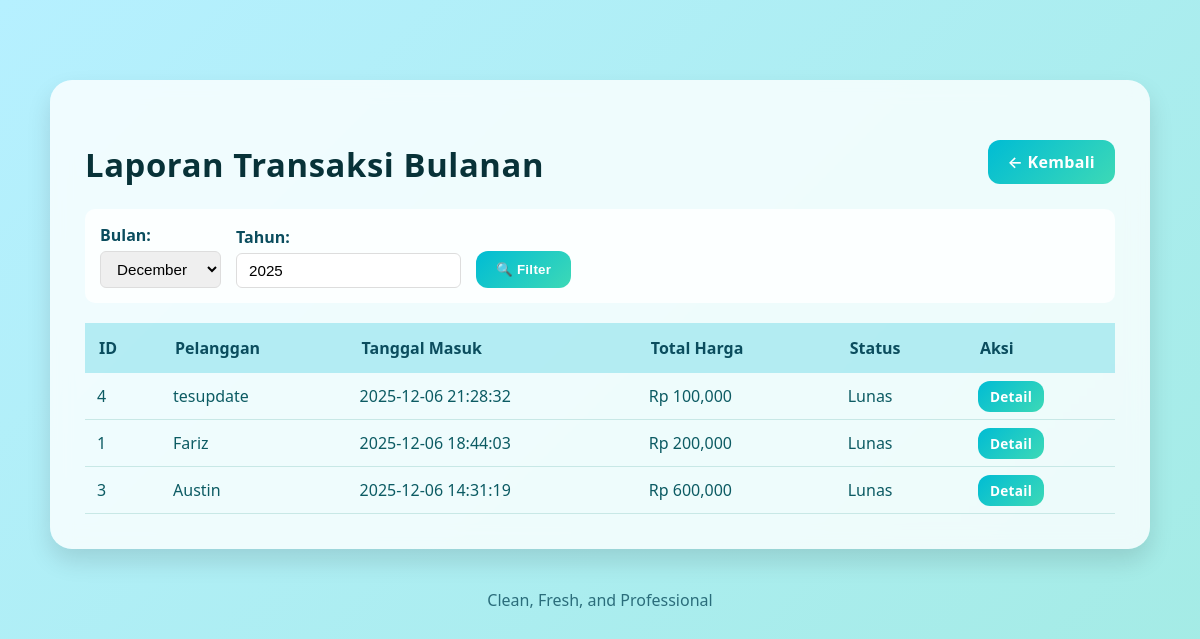
The page /app/Controllers/LaporanController.php?aksi=bulanan on the database as committed earlier.
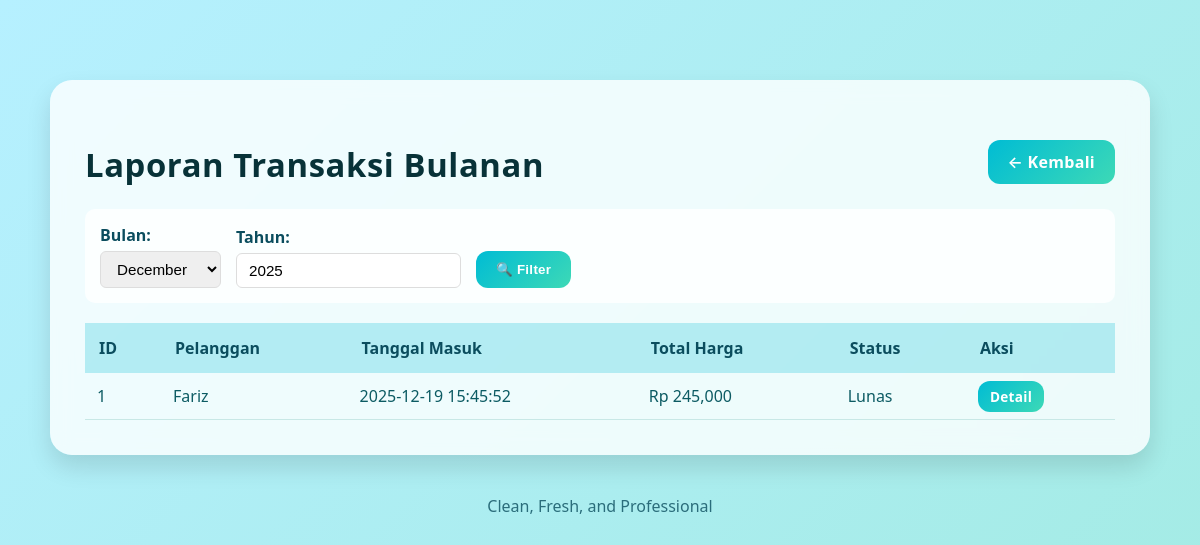
The same page on the database as committed later.
### tables this page shows
CREATE TABLE `pelanggan` (
  `id_pelanggan` int(11) NOT NULL,
  `nama` varchar(100) NOT NULL,
  `no_hp` varchar(20) DEFAULT NULL,
  `alamat` text DEFAULT NULL,
  `deleted_at` datetime DEFAULT NULL
);

### core/Controller.php (called while the page is built, shortened)
<?php
class Controller {
    public function model($model) {
        return new $model;
    }
    public function view($path, $data = []) {
        extract($data);
        $viewFile = __DIR__ . "/../app/Views/$path.php";
        require_once $viewFile;
    }
}

### config/koneksi.php (called while the page is built, shortened)
<?php
class Database {
    private static $instance = null;
    public static function connect() {
        if (self::$instance === null) {
            try {
                self::$instance = new PDO(
                    "mysql:host=" . DB_HOST . ";dbname=" . DB_NAME . ";charset=utf8mb4",
                    DB_USER,
                    DB_PASS,
                    [
                        PDO::ATTR_ERRMODE => PDO::ERRMODE_EXCEPTION,
                        PDO::ATTR_DEFAULT_FETCH_MODE => PDO::FETCH_ASSOC,
                        PDO::ATTR_EMULATE_PREPARES => false
                    ]
                );
            } catch (PDOException $e) {
                die("Database Connection Error: " . $e->getMessage());
            }
        }
        return self::$instance;
    }
}

### core/Model.php (called while the page is built, shortened)
<?php
require_once __DIR__ . '/../config/koneksi.php';
require_once __DIR__ . '/QueryBuilder.php';
class Model {
    protected $db;
    protected $table;
    public function __construct() {
        $this->db = Database::connect();
    }
    protected function getQueryBuilder($table = null, $pk = 'id') {
        return new QueryBuilder($this->db, $table ?? $this->table, $pk);
    }
}

### core/QueryBuilder.php (called while the page is built, shortened)
<?php
class QueryBuilder {
    protected $pdo;
    public function __construct($pdo = null, $table = null, $pk = 'id') {
        $this->pdo = $pdo ?? $GLOBALS['db'] ?? null;
    }
    public function raw($sql, $params = []) {
        $stmt = $this->pdo->prepare($sql);
        $stmt->execute($params);
        return $stmt->fetchAll();
    }
}
?>

### app/Models/Transaksi.php (called while the page is built, shortened)
<?php
require_once __DIR__ . '/../../core/Model.php';
class Transaksi extends Model {
    protected $table = 'transaksi';
    protected $primaryKey = 'id_transaksi';
    public function getTransaksiBulanan($bulan, $tahun) {
        $qb = $this->getQueryBuilder($this->table, $this->primaryKey);
        return $qb->raw(
            "SELECT
                p.id_pelanggan as id_transaksi,
                p.id_pelanggan,
                p.nama as nama_pelanggan,
                MAX(t.tanggal_masuk) as tanggal_masuk,
                SUM(
                    CASE
                        WHEN l.nama_layanan = 'Cuci Setrika Reguler' THEN l.berat * 10000
                        WHEN l.nama_layanan = 'Cuci Setrika Express' THEN l.berat * 15000
                        WHEN l.nama_layanan = 'Cuci Lipat Reguler' THEN l.berat * 8000
                        WHEN l.nama_layanan = 'Cuci Lipat Express' THEN l.berat * 12000
                        WHEN l.nama_layanan = 'Cuci Saja Reguler' THEN l.berat * 6000
                        WHEN l.nama_layanan = 'Cuci Saja Express' THEN l.berat * 10000
                        ELSE 0
                    END
                ) as total_harga,
                CASE
                    WHEN MIN(CASE WHEN LOWER(l.status) LIKE '%lunas%' THEN 1 ELSE 0 END) = 1 THEN 'Lunas'
                    ELSE 'Belum Lunas'
                END as status
            FROM layanan l
            JOIN detail_transaksi dt ON l.id_layanan = dt.id_layanan
            JOIN transaksi t ON dt.id_transaksi = t.id_transaksi
            JOIN pelanggan p ON l.id_pelanggan = p.id_pelanggan
            WHERE MONTH(t.tanggal_masuk) = ? AND YEAR(t.tanggal_masuk) = ? AND t.deleted_at IS NULL
            GROUP BY p.id_pelanggan, p.nama
            ORDER BY MAX(l.id_layanan) DESC",
            [$bulan, $tahun]
        );
    }
}

### app/Views/laporan/transaksi_bulanan.php (the view, shortened to what the changed rows need)
<!DOCTYPE html>
<html lang="id">
<head>
<!DOCTYPE html>
<html lang="id">
<head>
    <link rel="stylesheet" href="/bellaundry/public/assets/css/style.css">
</head>
<body>
<div class="container-crud">
    <div class="card-crud">
        <div style="display:flex; justify-content:space-between; align-items:center;">
            <h2 class="card-title">Laporan Transaksi Bulanan</h2>
        </div>
        <table class="table-crud">
            <tr>
                <th>ID</th>
                <th>Pelanggan</th>
                <th>Tanggal Masuk</th>
                <th>Total Harga</th>
                <th>Status</th>
                <th>Aksi</th>
            </tr>
            <?php if (!empty($transaksi)):
                foreach ($transaksi as $row): ?>
                <tr>
                    <td><?= htmlspecialchars($row['id_transaksi']) ?></td>
                    <td><?= htmlspecialchars($row['nama_pelanggan'] ?? '-') ?></td>
                    <td><?= htmlspecialchars($row['tanggal_masuk']) ?></td>
                    <td>Rp <?= number_format($row['total_harga'], 0) ?></td>
                    <td><?= htmlspecialchars($row['status']) ?></td>
                    <td>
                        <a href="/bellaundry/app/Controllers/TransaksiController.php?aksi=detail&id_pelanggan=<?= $row['id_pelanggan'] ?>&laporan_type=bulanan&bulan=<?= $bulan ?>&tahun=<?= $tahun ?>" class="btn-gradient" style="padding:6px 12px; font-size:0.85rem;">Detail</a>
                    </td>
                </tr>
            <?php endforeach;
            else: ?>
                <tr>
                    <td colspan="6" style="text-align:center; padding:20px; color:#999;">Tidak ada data transaksi untuk bulan ini</td>
                </tr>
            <?php endif; ?>
        </table>
    </div>
</div>
</body>
</html>

Rows that differ between the two databases and show on the page:
removed pelanggan: id_pelanggan "4", nama "tesupdate", tanggal_masuk "2025-12-06 21:28:32", total_harga "100,000", status "Lunas"
no longer on this page (row edited): pelanggan: id_pelanggan "3", nama "Austin", tanggal_masuk "2025-12-06 14:31:19", total_harga "600,000", status "Lunas"
computed for pelanggan "Fariz": tanggal_masuk "2025-12-06 18:44:03" → "2025-12-19 15:45:52"; total_harga "200,000" → "245,000"
